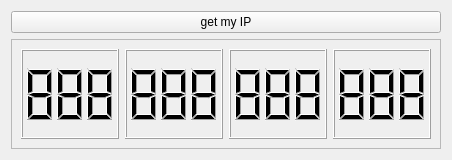
<?xml version="1.0" encoding="UTF-8"?>
<ui version="4.0">
 <class>MainBox</class>
 <widget class="QWidget" name="MainBox">
  <property name="geometry">
   <rect>
    <x>0</x>
    <y>0</y>
    <width>452</width>
    <height>157</height>
   </rect>
  </property>
  <property name="windowTitle">
   <string>Dialog</string>
  </property>
  <layout class="QVBoxLayout" name="verticalLayout">
   <item>
    <widget class="QPushButton" name="btn_get_my_ip">
     <property name="text">
      <string>get my IP</string>
     </property>
    </widget>
   </item>
   <item>
    <widget class="QFrame" name="frame">
     <property name="sizePolicy">
      <sizepolicy hsizetype="Fixed" vsizetype="Fixed">
       <horstretch>0</horstretch>
       <verstretch>0</verstretch>
      </sizepolicy>
     </property>
     <property name="minimumSize">
      <size>
       <width>430</width>
       <height>110</height>
      </size>
     </property>
     <property name="frameShape">
      <enum>QFrame::StyledPanel</enum>
     </property>
     <property name="frameShadow">
      <enum>QFrame::Raised</enum>
     </property>
     <layout class="QHBoxLayout" name="horizontalLayout_3">
      <item>
       <widget class="QLCDNumber" name="lcd_0">
        <property name="digitCount">
         <number>3</number>
        </property>
        <property name="value" stdset="0">
         <double>888.000000000000000</double>
        </property>
       </widget>
      </item>
      <item>
       <widget class="QLCDNumber" name="lcd_1">
        <property name="digitCount">
         <number>3</number>
        </property>
        <property name="value" stdset="0">
         <double>888.000000000000000</double>
        </property>
       </widget>
      </item>
      <item>
       <widget class="QLCDNumber" name="lcd_2">
        <property name="digitCount">
         <number>3</number>
        </property>
        <property name="value" stdset="0">
         <double>888.000000000000000</double>
        </property>
       </widget>
      </item>
      <item>
       <widget class="QLCDNumber" name="lcd_3">
        <property name="digitCount">
         <number>3</number>
        </property>
        <property name="value" stdset="0">
         <double>888.000000000000000</double>
        </property>
       </widget>
      </item>
     </layout>
    </widget>
   </item>
  </layout>
 </widget>
 <resources/>
 <connections/>
</ui>
